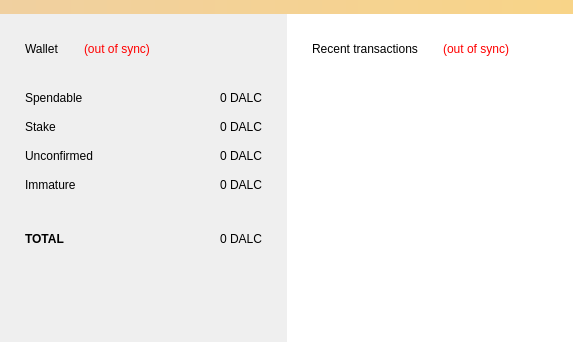
<?xml version="1.0" encoding="UTF-8"?>
<ui version="4.0">
 <class>OverviewPage</class>
 <widget class="QWidget" name="OverviewPage">
  <property name="geometry">
   <rect>
    <x>0</x>
    <y>0</y>
    <width>573</width>
    <height>342</height>
   </rect>
  </property>
  <property name="windowTitle">
   <string>Form</string>
  </property>
  <layout class="QVBoxLayout" name="topLayout">
   <property name="spacing">
    <number>0</number>
   </property>
   <property name="leftMargin">
    <number>0</number>
   </property>
   <property name="topMargin">
    <number>0</number>
   </property>
   <property name="rightMargin">
    <number>0</number>
   </property>
   <property name="bottomMargin">
    <number>0</number>
   </property>
   <item>
    <widget class="QLabel" name="labelAlerts">
     <property name="visible">
      <bool>false</bool>
     </property>
     <property name="styleSheet">
      <string notr="true">background-color: qlineargradient(x1: 0, y1: 0, x2: 1, y2: 0, stop:0 #F0D0A0, stop:1 #F8D488);  color:#000000
</string>
     </property>
     <property name="wordWrap">
      <bool>true</bool>
     </property>
     <property name="margin">
      <number>3</number>
     </property>
    </widget>
   </item>
   <item>
    <layout class="QHBoxLayout" name="horizontalLayout" stretch="1,1">
     <property name="spacing">
      <number>0</number>
     </property>
     <item>
      <layout class="QVBoxLayout" name="verticalLayout_2">
       <item>
        <widget class="QWidget" name="widget" native="true">
         <layout class="QVBoxLayout" name="verticalLayout_4">
          <property name="spacing">
           <number>25</number>
          </property>
          <property name="leftMargin">
           <number>25</number>
          </property>
          <property name="topMargin">
           <number>25</number>
          </property>
          <property name="rightMargin">
           <number>25</number>
          </property>
          <property name="bottomMargin">
           <number>25</number>
          </property>
          <item>
           <layout class="QHBoxLayout" name="horizontalLayout_4">
            <item>
             <widget class="QLabel" name="labelWallet">
              <property name="text">
               <string>Wallet</string>
              </property>
              <property name="textFormat">
               <enum>Qt::PlainText</enum>
              </property>
             </widget>
            </item>
            <item>
             <widget class="QLabel" name="labelWalletStatus">
              <property name="toolTip">
               <string>The displayed information may be out of date. Your wallet automatically synchronizes with the DaleCoin network after a connection is established, but this process has not completed yet.</string>
              </property>
              <property name="styleSheet">
               <string notr="true">QLabel { color: red; }</string>
              </property>
              <property name="text">
               <string notr="true">(out of sync)</string>
              </property>
              <property name="alignment">
               <set>Qt::AlignLeading|Qt::AlignLeft|Qt::AlignVCenter</set>
              </property>
             </widget>
            </item>
            <item>
             <spacer name="horizontalSpacer_2">
              <property name="orientation">
               <enum>Qt::Horizontal</enum>
              </property>
              <property name="sizeHint" stdset="0">
               <size>
                <width>40</width>
                <height>20</height>
               </size>
              </property>
             </spacer>
            </item>
           </layout>
          </item>
          <item>
           <layout class="QGridLayout" name="gridLayout">
            <property name="horizontalSpacing">
             <number>0</number>
            </property>
            <property name="verticalSpacing">
             <number>1</number>
            </property>
            <item row="2" column="0">
             <widget class="QLabel" name="labelUnconfirmedText">
              <property name="minimumSize">
               <size>
                <width>0</width>
                <height>28</height>
               </size>
              </property>
              <property name="text">
               <string>Unconfirmed</string>
              </property>
             </widget>
            </item>
            <item row="5" column="1">
             <widget class="QLabel" name="labelTotal">
              <property name="cursor">
               <cursorShape>IBeamCursor</cursorShape>
              </property>
              <property name="toolTip">
               <string>Your current total balance</string>
              </property>
              <property name="text">
               <string notr="true">0 DALC</string>
              </property>
              <property name="alignment">
               <set>Qt::AlignRight|Qt::AlignTrailing|Qt::AlignVCenter</set>
              </property>
              <property name="textInteractionFlags">
               <set>Qt::LinksAccessibleByMouse|Qt::TextSelectableByKeyboard|Qt::TextSelectableByMouse</set>
              </property>
             </widget>
            </item>
            <item row="1" column="0">
             <widget class="QLabel" name="labelStakeText">
              <property name="minimumSize">
               <size>
                <width>0</width>
                <height>28</height>
               </size>
              </property>
              <property name="text">
               <string>Stake</string>
              </property>
             </widget>
            </item>
            <item row="3" column="1">
             <widget class="QLabel" name="labelImmature">
              <property name="toolTip">
               <string>Mined balance that has not yet matured</string>
              </property>
              <property name="text">
               <string notr="true">0 DALC</string>
              </property>
              <property name="alignment">
               <set>Qt::AlignRight|Qt::AlignTrailing|Qt::AlignVCenter</set>
              </property>
              <property name="textInteractionFlags">
               <set>Qt::LinksAccessibleByMouse|Qt::TextSelectableByKeyboard|Qt::TextSelectableByMouse</set>
              </property>
             </widget>
            </item>
            <item row="2" column="1">
             <widget class="QLabel" name="labelUnconfirmed">
              <property name="cursor">
               <cursorShape>IBeamCursor</cursorShape>
              </property>
              <property name="toolTip">
               <string>Total of transactions that have yet to be confirmed, and do not yet count toward the current balance</string>
              </property>
              <property name="text">
               <string notr="true">0 DALC</string>
              </property>
              <property name="alignment">
               <set>Qt::AlignRight|Qt::AlignTrailing|Qt::AlignVCenter</set>
              </property>
              <property name="textInteractionFlags">
               <set>Qt::LinksAccessibleByMouse|Qt::TextSelectableByKeyboard|Qt::TextSelectableByMouse</set>
              </property>
             </widget>
            </item>
            <item row="5" column="0">
             <widget class="QLabel" name="labelTotalText">
              <property name="minimumSize">
               <size>
                <width>0</width>
                <height>28</height>
               </size>
              </property>
              <property name="font">
               <font>
                <weight>75</weight>
                <bold>true</bold>
               </font>
              </property>
              <property name="text">
               <string>TOTAL</string>
              </property>
             </widget>
            </item>
            <item row="0" column="1">
             <widget class="QLabel" name="labelBalance">
              <property name="cursor">
               <cursorShape>IBeamCursor</cursorShape>
              </property>
              <property name="toolTip">
               <string>Your current spendable balance</string>
              </property>
              <property name="text">
               <string notr="true">0 DALC</string>
              </property>
              <property name="alignment">
               <set>Qt::AlignRight|Qt::AlignTrailing|Qt::AlignVCenter</set>
              </property>
              <property name="textInteractionFlags">
               <set>Qt::LinksAccessibleByMouse|Qt::TextSelectableByKeyboard|Qt::TextSelectableByMouse</set>
              </property>
             </widget>
            </item>
            <item row="1" column="1">
             <widget class="QLabel" name="labelStake">
              <property name="cursor">
               <cursorShape>IBeamCursor</cursorShape>
              </property>
              <property name="toolTip">
               <string>Total of coins that was staked, and do not yet count toward the current balance</string>
              </property>
              <property name="text">
               <string notr="true">0 DALC</string>
              </property>
              <property name="alignment">
               <set>Qt::AlignRight|Qt::AlignTrailing|Qt::AlignVCenter</set>
              </property>
              <property name="textInteractionFlags">
               <set>Qt::LinksAccessibleByMouse|Qt::TextSelectableByKeyboard|Qt::TextSelectableByMouse</set>
              </property>
             </widget>
            </item>
            <item row="3" column="0">
             <widget class="QLabel" name="labelImmatureText">
              <property name="minimumSize">
               <size>
                <width>0</width>
                <height>28</height>
               </size>
              </property>
              <property name="text">
               <string>Immature</string>
              </property>
             </widget>
            </item>
            <item row="0" column="0">
             <widget class="QLabel" name="labelBalanceText">
              <property name="minimumSize">
               <size>
                <width>0</width>
                <height>28</height>
               </size>
              </property>
              <property name="text">
               <string>Spendable</string>
              </property>
             </widget>
            </item>
            <item row="4" column="0">
             <spacer name="verticalSpacer_2">
              <property name="orientation">
               <enum>Qt::Vertical</enum>
              </property>
              <property name="sizeType">
               <enum>QSizePolicy::Fixed</enum>
              </property>
              <property name="sizeHint" stdset="0">
               <size>
                <width>20</width>
                <height>25</height>
               </size>
              </property>
             </spacer>
            </item>
           </layout>
          </item>
         </layout>
        </widget>
       </item>
       <item>
        <spacer name="verticalSpacer">
         <property name="orientation">
          <enum>Qt::Vertical</enum>
         </property>
         <property name="sizeHint" stdset="0">
          <size>
           <width>20</width>
           <height>40</height>
          </size>
         </property>
        </spacer>
       </item>
      </layout>
     </item>
     <item>
      <layout class="QVBoxLayout" name="verticalLayout_3">
       <item>
        <widget class="QWidget" name="w_recent" native="true">
         <property name="palette">
          <palette>
           <active>
            <colorrole role="Base">
             <brush brushstyle="SolidPattern">
              <color alpha="255">
               <red>255</red>
               <green>255</green>
               <blue>255</blue>
              </color>
             </brush>
            </colorrole>
            <colorrole role="Window">
             <brush brushstyle="SolidPattern">
              <color alpha="255">
               <red>255</red>
               <green>255</green>
               <blue>255</blue>
              </color>
             </brush>
            </colorrole>
           </active>
           <inactive>
            <colorrole role="Base">
             <brush brushstyle="SolidPattern">
              <color alpha="255">
               <red>255</red>
               <green>255</green>
               <blue>255</blue>
              </color>
             </brush>
            </colorrole>
            <colorrole role="Window">
             <brush brushstyle="SolidPattern">
              <color alpha="255">
               <red>255</red>
               <green>255</green>
               <blue>255</blue>
              </color>
             </brush>
            </colorrole>
           </inactive>
           <disabled>
            <colorrole role="Base">
             <brush brushstyle="SolidPattern">
              <color alpha="255">
               <red>255</red>
               <green>255</green>
               <blue>255</blue>
              </color>
             </brush>
            </colorrole>
            <colorrole role="Window">
             <brush brushstyle="SolidPattern">
              <color alpha="255">
               <red>255</red>
               <green>255</green>
               <blue>255</blue>
              </color>
             </brush>
            </colorrole>
           </disabled>
          </palette>
         </property>
         <property name="autoFillBackground">
          <bool>true</bool>
         </property>
         <layout class="QVBoxLayout" name="verticalLayout">
          <property name="spacing">
           <number>25</number>
          </property>
          <property name="leftMargin">
           <number>25</number>
          </property>
          <property name="topMargin">
           <number>25</number>
          </property>
          <property name="rightMargin">
           <number>25</number>
          </property>
          <property name="bottomMargin">
           <number>25</number>
          </property>
          <item>
           <layout class="QHBoxLayout" name="horizontalLayout_2">
            <item>
             <widget class="QLabel" name="labelRecent">
              <property name="text">
               <string>Recent transactions</string>
              </property>
              <property name="textFormat">
               <enum>Qt::PlainText</enum>
              </property>
             </widget>
            </item>
            <item>
             <widget class="QLabel" name="labelTransactionsStatus">
              <property name="toolTip">
               <string>The displayed information may be out of date. Your wallet automatically synchronizes with the DaleCoin network after a connection is established, but this process has not completed yet.</string>
              </property>
              <property name="styleSheet">
               <string notr="true">QLabel { color: red; }</string>
              </property>
              <property name="text">
               <string notr="true">(out of sync)</string>
              </property>
              <property name="alignment">
               <set>Qt::AlignRight|Qt::AlignTrailing|Qt::AlignVCenter</set>
              </property>
             </widget>
            </item>
            <item>
             <spacer name="horizontalSpacer">
              <property name="orientation">
               <enum>Qt::Horizontal</enum>
              </property>
              <property name="sizeHint" stdset="0">
               <size>
                <width>40</width>
                <height>20</height>
               </size>
              </property>
             </spacer>
            </item>
           </layout>
          </item>
          <item>
           <widget class="QListView" name="listTransactions">
            <property name="styleSheet">
             <string notr="true">QListView { background: transparent; }</string>
            </property>
            <property name="frameShape">
             <enum>QFrame::NoFrame</enum>
            </property>
            <property name="verticalScrollBarPolicy">
             <enum>Qt::ScrollBarAlwaysOff</enum>
            </property>
            <property name="horizontalScrollBarPolicy">
             <enum>Qt::ScrollBarAlwaysOff</enum>
            </property>
            <property name="selectionMode">
             <enum>QAbstractItemView::NoSelection</enum>
            </property>
           </widget>
          </item>
         </layout>
        </widget>
       </item>
      </layout>
     </item>
    </layout>
   </item>
  </layout>
 </widget>
 <resources/>
 <connections/>
</ui>
